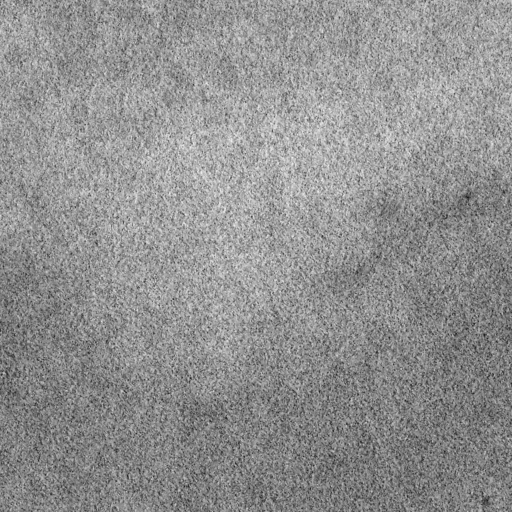
#> input picture Correlation/test_images/boxsize_effect/40-2.png, 512 x 512 px, given in place of 40-2.tif, which was not available
$ jupyter execute myImageLib_doc.ipynb   (text cells are left out)
#> lines starting #> are read from the running program, lines starting #| are printed output that depends on the picture; pictures that were not available may be replaced by others from this repository, and a replacement may not be noted
### mylib/myImageLib.py
import os
import numpy as np
from scipy import fftpack
from scipy.signal import medfilt2d, convolve2d, fftconvolve
from scipy.optimize import curve_fit
from scipy import exp
import pandas as pd
import sys
import psutil
from skimage import io
import time
import shutil
from nd2reader import ND2Reader
# %% codecell

def dirrec(path, filename):
    """
    Recursively look for all the directories of files with name <filename>.
    ---
    *args
        path ... the directory where you want to look for files.
        filename ... name of the files you want to look for.
    Return
        dirList ... a list of full directories of files with name <filename>
    Note
        <filename> can be partially specified, e.g. '*.py' to search for all the
        .py files or 'track*' to search for all files starting with 'track'.
    """
#> further down, img is the input picture: shape (512, 512); min 25, max 239, mean 144.5
    dirList = []
    for r, d, f in os.walk(path):
        for dir in d:
            tmp = dirrec(dir, filename)
            if tmp:
                dirList.append(tmp)
        for file in f:
            if filename.startswith('*'):
                if file.endswith(filename[1:]):
                    dirList.append(os.path.join(r, file))
            elif filename.endswith('*'):
                if file.startswith(filename[:-1]):
                    dirList.append(os.path.join(r, file))
            elif file == filename:
                dirList.append(os.path.join(r, file))
    return dirList
def to8bit(img16):
    """
    Enhance contrast and convert to 8-bit
    """
    # if img16.dtype != 'uint16':
        # raise ValueError('16-bit grayscale image is expected')
    maxx = img16.max()
#> maxx = 239
    minn = img16.min()
#> minn = 25
    img8 = (img16 - minn) / (maxx - minn) * 255
    return img8.astype('uint8')
def bpass(*args):
    img8 = args[0]
    low = args[1]
    high = args[2]
    def gen_filter(img, low, high):
        filt = np.zeros(img.shape)
        h, w = img.shape
        center = [int(w/2), int(h/2)]
        Y, X = np.ogrid[:h, :w]
        dist = ((X - center[0])**2 + (Y-center[1])**2)**.5

        filt[(dist>low)&(dist<=high)] = 1
        return filt
    filt = gen_filter(img8, low, high)
    filt = fftpack.ifftshift(filt)
    im_fft = fftpack.fft2(img8)
    im_fft_filt = im_fft * filt
    im_new = fftpack.ifft2(im_fft_filt).real
    im_new = im_new - im_new.min()
    im_new = np.floor_divide(im_new, (im_new.max()+1)/256)
    return im_new.astype('uint8')
def bestcolor(n):
    colors = ['#1f77b4', '#ff7f0e', '#2ca02c', '#d62728', '#9467bd',
              '#8c564b', '#e377c2', '#7f7f7f', '#bcbd22', '#17becf']
    return colors[n]
def wowcolor(n):
    colors = ['#C41F3B', '#A330C9', '#FF7D0A', '#A9D271', '#40C7EB',
              '#00FF96', '#F58CBA', '#FFF569', '#0070DE', '#8787ED',
              '#C79C6E', '#BBBBBB', '#1f77b4', '#ff7f0e', '#2ca02c',
              '#d62728', '#9467bd', '#8c564b', '#e377c2', '#7f7f7f',
              '#bcbd22', '#17becf']
    return colors[n]
# [99 lines left out: functions matlab_style_gauss2D, FastPeakFind, minimal_peakfind, maxk, track_spheres_dt, not called in this run]
def gauss1(x,a,x0,sigma,b):
    return a*exp(-(x-x0)**2/(2*sigma**2)) + b
# [42 lines left out: functions show_progress, readdata, not called in this run]

# %% codecell

class rawImage:
    """Implement raw image converting schemes."""
    def __init__(self, file_dir):
        self.file = file_dir
    # [124 lines left out: functions extract_tif, extract_raw, read_raw_image_info, extract_nd2, _disk_capacity_check, not called in this run]
# %% codecell

# [6 lines that do not run on import are left out]

### mylib/myImageLib_doc.ipynb
[cell 1]
import myImageLib as mil
from skimage import io
import matplotlib.pyplot as plt
import numpy as np

[cell 2]
path = r'I:\Github\Python\Correlation\test_images\df_result'
mil.dirrec(path, '*.csv')

[cell 3]
imgDir = r'I:\Github\Python\generic_proc\test_images\40-2.tif'
img = io.imread(imgDir)
img8 = mil.to8bit(img)
fig, ax = plt.subplots(1, 2)
ax[0].imshow(img, cmap='gray')
ax[0].set_title('img')
ax[1].imshow(img8, cmap='gray')
ax[1].set_title('img8')
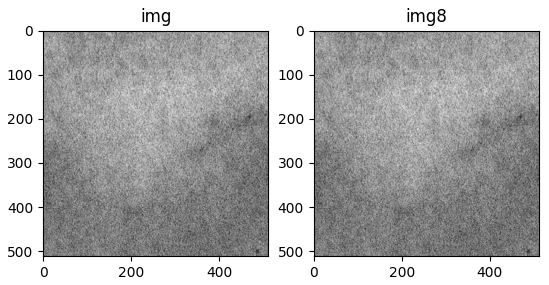
#> figure drawn by matplotlib, 2 panels

[cell 4]
imgDir = r'I:\Github\Python\generic_proc\test_images\40-2.tif'
img = io.imread(imgDir)
img8 = mil.to8bit(img)
bp = mil.bpass(img8, 3, 100)
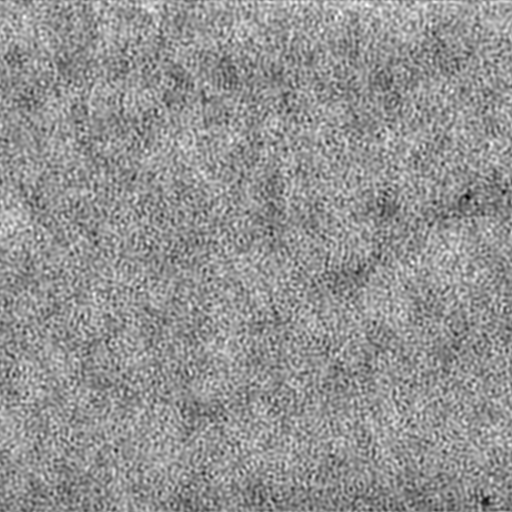
#> bp: shape (512, 512); min 0, max 254, mean 147.3
fig, ax = plt.subplots(1, 2)
ax[0].imshow(img8, cmap='gray')
ax[0].set_title('img')
ax[1].imshow(bp, cmap='gray')
ax[1].set_title('bpass')
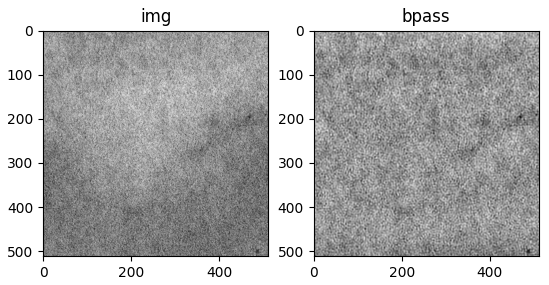
#> figure drawn by matplotlib, 2 panels

[cell 5]
x = range(0, 10)
y = np.zeros((1, 10)).flatten()
k = 0
plt.figure(figsize=(6, 1))
for xx, yy in zip(x, y):
    plt.plot(xx, yy, color=mil.bestcolor(k), marker='s', markersize=40)
    plt.text(xx-0.2, yy-0.003, str(k), fontdict={'size': 20})
    k += 1
plt.axis('off')
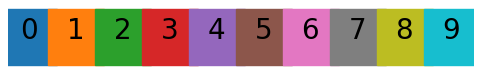
#> figure drawn by matplotlib, 1 panel

[cell 6]
x = range(0, 22)
y = np.zeros((1, 22)).flatten()
k = 0
plt.figure(figsize=(12, 1))
for xx, yy in zip(x, y):
    plt.plot(xx, yy, color=mil.wowcolor(k), marker='s', markersize=40)
    plt.text(xx-0.4, yy-0.003, str(k), fontdict={'size': 14})
    k += 1
plt.axis('off')
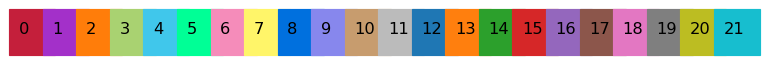
#> figure drawn by matplotlib, 1 panel

$ run again, with Correlation/test_images/boxsize_effect/60-1.png copied over Correlation/test_images/boxsize_effect/40-2.png
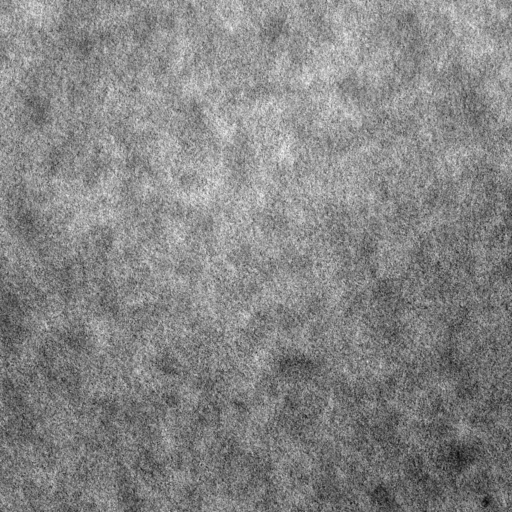
#> input picture Correlation/test_images/boxsize_effect/60-1.png, 512 x 512 px, given in place of 40-2.tif, which was not available
#> img is the input picture: shape (512, 512); min 8, max 242, mean 133.5
#> maxx = 242
#> minn = 8
#> `bp = mil.bpass(img8, 3, 100)`:
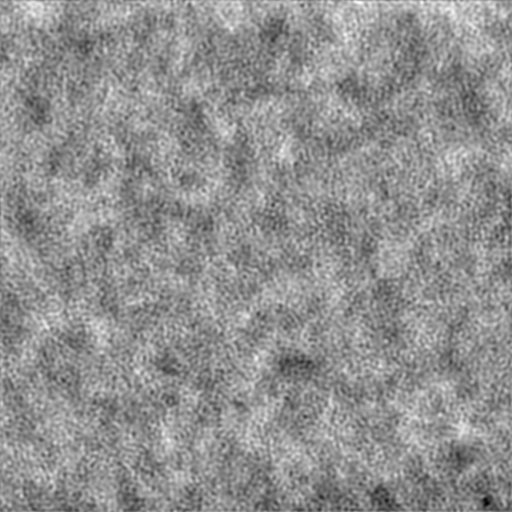
#> bp: shape (512, 512); min 0, max 254, mean 144.7
#> `[cell 4] imgDir = r'I:\Github\Python\generic_proc\test_images\40-2.tif..`:
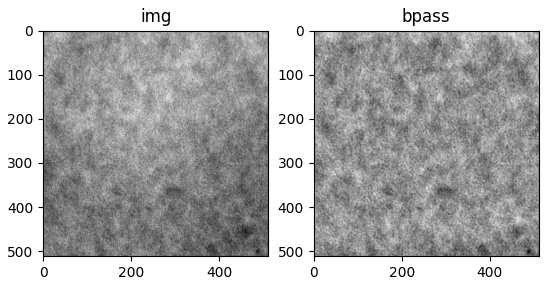
#> figure drawn by matplotlib, 2 panels
